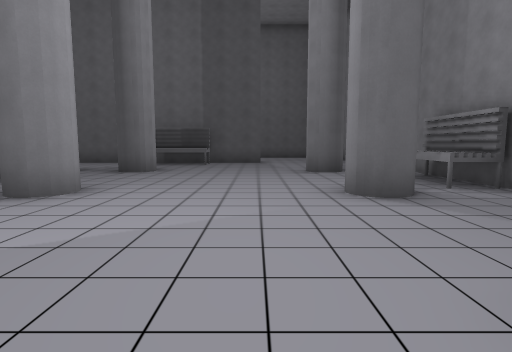
[1] (above)

17 first-person views from a walk through a level from a Godot 3-D game. The camera is 1.5 m above the floor, tilts 6° down and sees 80° across. The floor is counted in squares, 2 m on a side. Each view is taken from the middle of a square. On the plan, view 1 faces up. The plan holds only what a view shows up to about 10 squares ahead; the rest is blank. The place goes on beyond the plan. Characters and animated objects are not drawn.

[2]
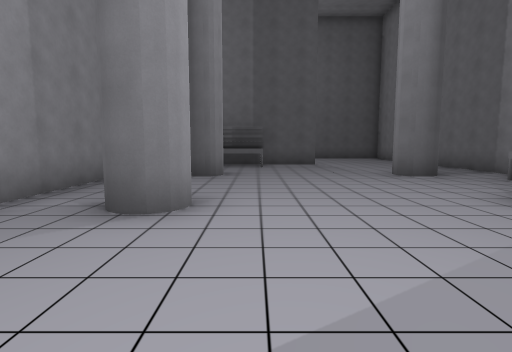

[3]
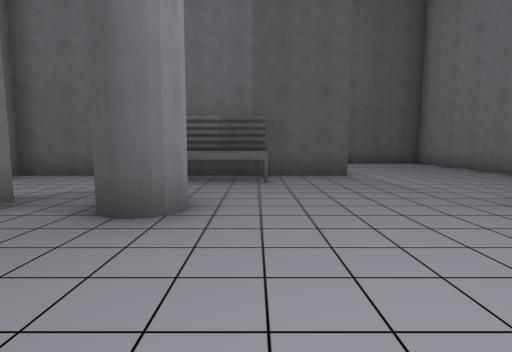

[4]
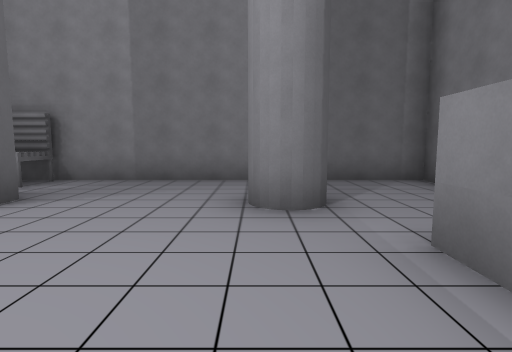

[5]
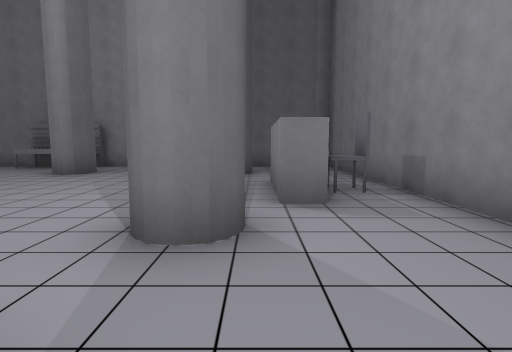

[6]
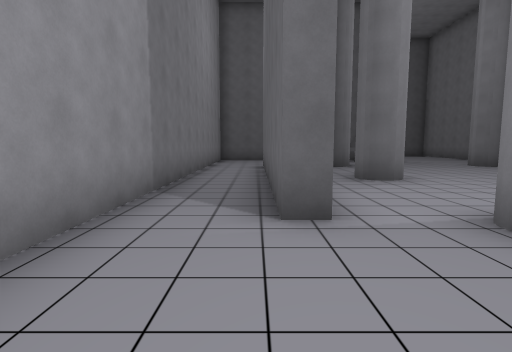

[7]
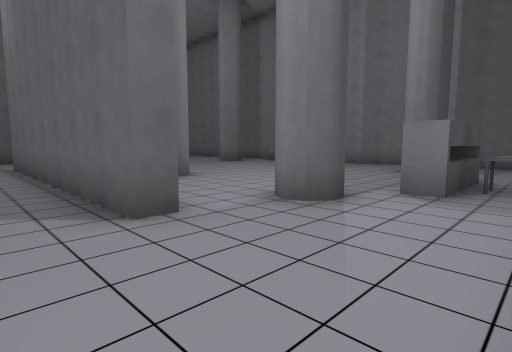

[8]
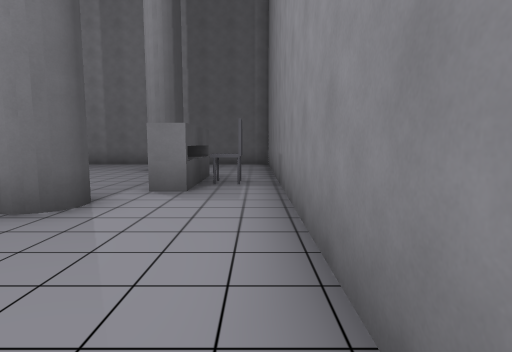

[9]
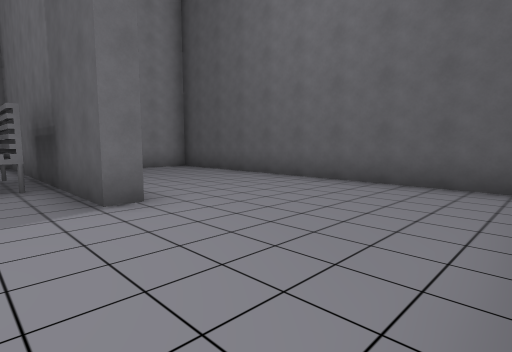

[10]
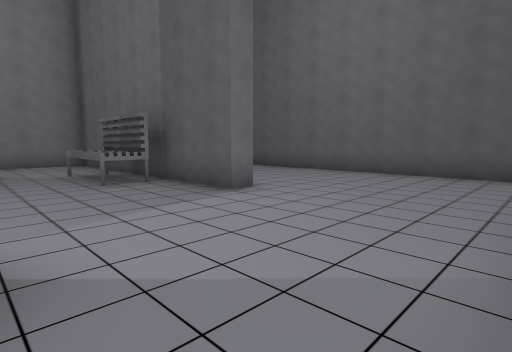

[11]
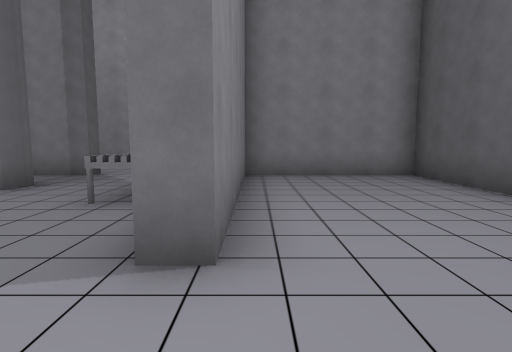

[12]
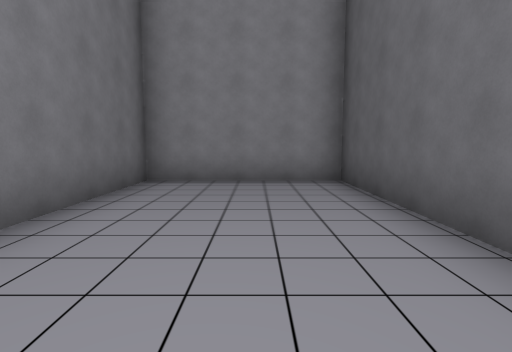

[13]
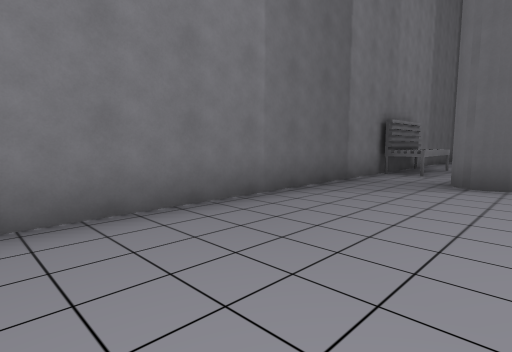

[14]
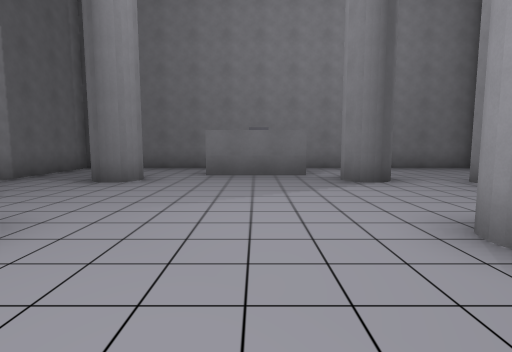

[15]
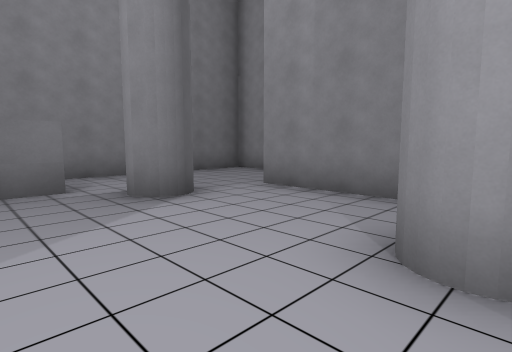

[16]
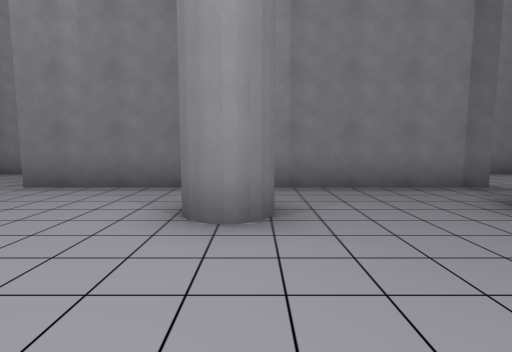

[17]
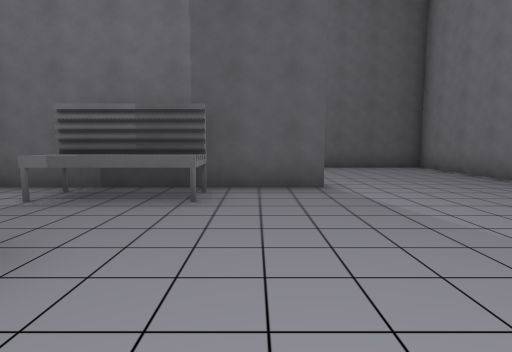

### Floor plan
Key: @ floor where view 1 was taken; # wall or solid block; . floor; ^ raised ledge; C chair.
Columns run from 8 left of view 1 to 5 right of it. Each row starts with its distance up from view 1.
 17   ############
 16   #..........#
 15   #..........#
 14   #..........#
 13 ###..........#
 12 #.#######....#
 11 #...^^^......#
 10 #............#
  9 #.#..........#
  8 #.#..#....#..#
  7 #.#.........##
  6 #.#.........#
  5 #.#..#....#.##
  4 #.#..........#
  3 #.#..........#
  2 #.#..........#
  1 #.#..#....#..#
  0 #....#..@....#
 -1 #.....#C#....#
 -2 #............#
 -3 ##############

Positions as (right, up) in squares from view 1, and headings:
1: (0, 0), facing up
2: (-2, 1), facing up
3: (-2, 5), facing up
4: (-2, 1), facing right
5: (-6, 0), facing right
6: (-6, -2), facing up
7: (-7, -2), facing up-right
8: (-7, -2), facing right
9: (4, 11), facing up-left
10: (4, 9), facing up-left
11: (2, 13), facing left
12: (1, 15), facing left
13: (1, 15), facing down-right
14: (-1, 7), facing down
15: (-1, 5), facing down-left
16: (0, 5), facing left
17: (-1, 7), facing up
